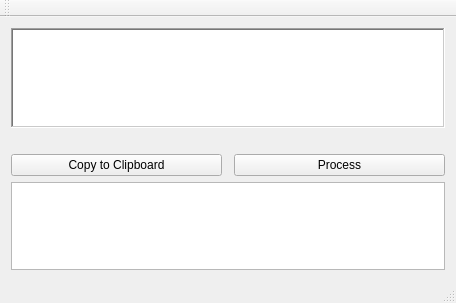
<?xml version="1.0" encoding="UTF-8"?>
<ui version="4.0">
 <class>MainWindow</class>
 <widget class="QMainWindow" name="MainWindow">
  <property name="geometry">
   <rect>
    <x>0</x>
    <y>0</y>
    <width>456</width>
    <height>303</height>
   </rect>
  </property>
  <property name="windowTitle">
   <string>LaTeX Render Test</string>
  </property>
  <widget class="QWidget" name="centralWidget">
   <layout class="QGridLayout" name="gridLayout">
    <item row="2" column="0">
     <spacer name="horizontalSpacer">
      <property name="orientation">
       <enum>Qt::Horizontal</enum>
      </property>
      <property name="sizeHint" stdset="0">
       <size>
        <width>163</width>
        <height>20</height>
       </size>
      </property>
     </spacer>
    </item>
    <item row="2" column="2">
     <spacer name="horizontalSpacer_2">
      <property name="orientation">
       <enum>Qt::Horizontal</enum>
      </property>
      <property name="sizeHint" stdset="0">
       <size>
        <width>163</width>
        <height>20</height>
       </size>
      </property>
     </spacer>
    </item>
    <item row="4" column="0" colspan="3">
     <widget class="QPlainTextEdit" name="plainTextEdit">
      <property name="font">
       <font>
        <family>Courier</family>
       </font>
      </property>
      <property name="plainText">
       <string notr="true"/>
      </property>
     </widget>
    </item>
    <item row="3" column="2">
     <widget class="QPushButton" name="processButton">
      <property name="text">
       <string>Process</string>
      </property>
     </widget>
    </item>
    <item row="3" column="0">
     <widget class="QPushButton" name="clipBtn">
      <property name="text">
       <string>Copy to Clipboard</string>
      </property>
     </widget>
    </item>
    <item row="0" column="0" rowspan="2" colspan="3">
     <widget class="QLabel" name="label">
      <property name="minimumSize">
       <size>
        <width>0</width>
        <height>100</height>
       </size>
      </property>
      <property name="palette">
       <palette>
        <active>
         <colorrole role="Base">
          <brush brushstyle="SolidPattern">
           <color alpha="255">
            <red>255</red>
            <green>255</green>
            <blue>255</blue>
           </color>
          </brush>
         </colorrole>
         <colorrole role="Window">
          <brush brushstyle="SolidPattern">
           <color alpha="255">
            <red>255</red>
            <green>255</green>
            <blue>255</blue>
           </color>
          </brush>
         </colorrole>
        </active>
        <inactive>
         <colorrole role="Base">
          <brush brushstyle="SolidPattern">
           <color alpha="255">
            <red>255</red>
            <green>255</green>
            <blue>255</blue>
           </color>
          </brush>
         </colorrole>
         <colorrole role="Window">
          <brush brushstyle="SolidPattern">
           <color alpha="255">
            <red>255</red>
            <green>255</green>
            <blue>255</blue>
           </color>
          </brush>
         </colorrole>
        </inactive>
        <disabled>
         <colorrole role="Base">
          <brush brushstyle="SolidPattern">
           <color alpha="255">
            <red>255</red>
            <green>255</green>
            <blue>255</blue>
           </color>
          </brush>
         </colorrole>
         <colorrole role="Window">
          <brush brushstyle="SolidPattern">
           <color alpha="255">
            <red>255</red>
            <green>255</green>
            <blue>255</blue>
           </color>
          </brush>
         </colorrole>
        </disabled>
       </palette>
      </property>
      <property name="autoFillBackground">
       <bool>true</bool>
      </property>
      <property name="frameShape">
       <enum>QFrame::WinPanel</enum>
      </property>
      <property name="frameShadow">
       <enum>QFrame::Sunken</enum>
      </property>
      <property name="text">
       <string notr="true"/>
      </property>
      <property name="scaledContents">
       <bool>false</bool>
      </property>
      <property name="margin">
       <number>7</number>
      </property>
     </widget>
    </item>
   </layout>
  </widget>
  <widget class="QMenuBar" name="menuBar">
   <property name="geometry">
    <rect>
     <x>0</x>
     <y>0</y>
     <width>456</width>
     <height>21</height>
    </rect>
   </property>
  </widget>
  <widget class="QToolBar" name="mainToolBar">
   <property name="sizePolicy">
    <sizepolicy hsizetype="Preferred" vsizetype="Preferred">
     <horstretch>0</horstretch>
     <verstretch>0</verstretch>
    </sizepolicy>
   </property>
   <property name="baseSize">
    <size>
     <width>0</width>
     <height>0</height>
    </size>
   </property>
   <attribute name="toolBarArea">
    <enum>TopToolBarArea</enum>
   </attribute>
   <attribute name="toolBarBreak">
    <bool>false</bool>
   </attribute>
  </widget>
  <widget class="QStatusBar" name="statusBar">
   <property name="minimumSize">
    <size>
     <width>0</width>
     <height>0</height>
    </size>
   </property>
  </widget>
 </widget>
 <layoutdefault spacing="6" margin="11"/>
 <tabstops>
  <tabstop>plainTextEdit</tabstop>
 </tabstops>
 <resources/>
 <connections/>
</ui>
